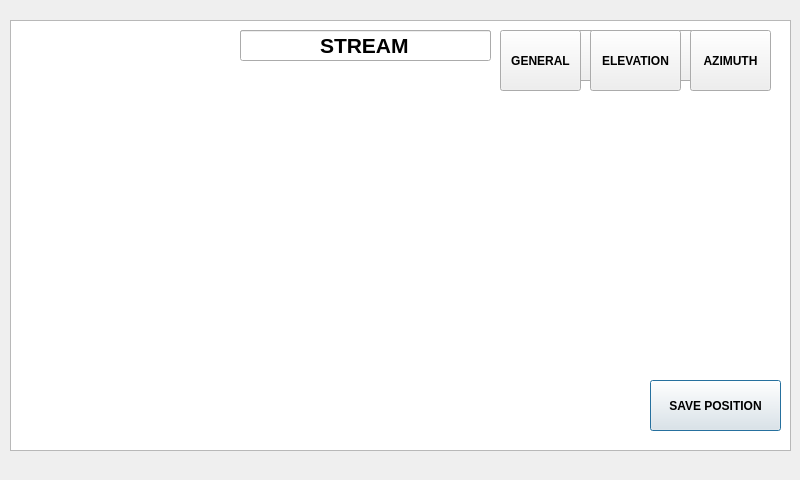
<?xml version="1.0" encoding="UTF-8"?>
<ui version="4.0">
 <class>AfficheSolutions</class>
 <widget class="QDialog" name="AfficheSolutions">
  <property name="geometry">
   <rect>
    <x>0</x>
    <y>0</y>
    <width>800</width>
    <height>480</height>
   </rect>
  </property>
  <property name="windowTitle">
   <string>Rover Solutions</string>
  </property>
  <widget class="QGraphicsView" name="AfficheSolutionsgraphicsView">
   <property name="geometry">
    <rect>
     <x>10</x>
     <y>20</y>
     <width>781</width>
     <height>431</height>
    </rect>
   </property>
   <property name="autoFillBackground">
    <bool>false</bool>
   </property>
   <property name="backgroundBrush">
    <brush brushstyle="NoBrush">
     <color alpha="0">
      <red>0</red>
      <green>0</green>
      <blue>0</blue>
     </color>
    </brush>
   </property>
   <property name="foregroundBrush">
    <brush brushstyle="NoBrush">
     <color alpha="0">
      <red>0</red>
      <green>0</green>
      <blue>0</blue>
     </color>
    </brush>
   </property>
  </widget>
  <widget class="QLineEdit" name="lineEditStatut">
   <property name="enabled">
    <bool>true</bool>
   </property>
   <property name="geometry">
    <rect>
     <x>310</x>
     <y>30</y>
     <width>113</width>
     <height>27</height>
    </rect>
   </property>
   <property name="font">
    <font>
     <pointsize>16</pointsize>
     <weight>75</weight>
     <bold>true</bold>
    </font>
   </property>
   <property name="text">
    <string>Status</string>
   </property>
   <property name="alignment">
    <set>Qt::AlignCenter</set>
   </property>
   <property name="dragEnabled">
    <bool>false</bool>
   </property>
   <property name="readOnly">
    <bool>true</bool>
   </property>
  </widget>
  <widget class="QLineEdit" name="lineEditPositionXYZ">
   <property name="enabled">
    <bool>true</bool>
   </property>
   <property name="geometry">
    <rect>
     <x>50</x>
     <y>160</y>
     <width>113</width>
     <height>27</height>
    </rect>
   </property>
   <property name="text">
    <string>Rover Single:</string>
   </property>
   <property name="dragEnabled">
    <bool>false</bool>
   </property>
   <property name="readOnly">
    <bool>true</bool>
   </property>
  </widget>
  <widget class="QLineEdit" name="lineEditPositionX">
   <property name="enabled">
    <bool>true</bool>
   </property>
   <property name="geometry">
    <rect>
     <x>180</x>
     <y>160</y>
     <width>191</width>
     <height>27</height>
    </rect>
   </property>
   <property name="text">
    <string/>
   </property>
   <property name="dragEnabled">
    <bool>false</bool>
   </property>
   <property name="readOnly">
    <bool>true</bool>
   </property>
  </widget>
  <widget class="QLineEdit" name="lineEditPositionY">
   <property name="enabled">
    <bool>true</bool>
   </property>
   <property name="geometry">
    <rect>
     <x>180</x>
     <y>200</y>
     <width>191</width>
     <height>27</height>
    </rect>
   </property>
   <property name="text">
    <string/>
   </property>
   <property name="dragEnabled">
    <bool>false</bool>
   </property>
   <property name="readOnly">
    <bool>true</bool>
   </property>
  </widget>
  <widget class="QLineEdit" name="lineEditPositionZ">
   <property name="enabled">
    <bool>true</bool>
   </property>
   <property name="geometry">
    <rect>
     <x>180</x>
     <y>240</y>
     <width>191</width>
     <height>27</height>
    </rect>
   </property>
   <property name="text">
    <string/>
   </property>
   <property name="dragEnabled">
    <bool>false</bool>
   </property>
   <property name="readOnly">
    <bool>true</bool>
   </property>
  </widget>
  <widget class="QLineEdit" name="lineEditPositionH">
   <property name="enabled">
    <bool>true</bool>
   </property>
   <property name="geometry">
    <rect>
     <x>180</x>
     <y>360</y>
     <width>191</width>
     <height>27</height>
    </rect>
   </property>
   <property name="text">
    <string/>
   </property>
   <property name="dragEnabled">
    <bool>false</bool>
   </property>
   <property name="readOnly">
    <bool>true</bool>
   </property>
  </widget>
  <widget class="QLineEdit" name="lineEditPositionLat">
   <property name="enabled">
    <bool>true</bool>
   </property>
   <property name="geometry">
    <rect>
     <x>180</x>
     <y>280</y>
     <width>191</width>
     <height>27</height>
    </rect>
   </property>
   <property name="text">
    <string/>
   </property>
   <property name="dragEnabled">
    <bool>false</bool>
   </property>
   <property name="readOnly">
    <bool>true</bool>
   </property>
  </widget>
  <widget class="QLineEdit" name="lineEditPositionLong">
   <property name="enabled">
    <bool>true</bool>
   </property>
   <property name="geometry">
    <rect>
     <x>180</x>
     <y>320</y>
     <width>191</width>
     <height>27</height>
    </rect>
   </property>
   <property name="text">
    <string/>
   </property>
   <property name="dragEnabled">
    <bool>false</bool>
   </property>
   <property name="readOnly">
    <bool>true</bool>
   </property>
  </widget>
  <widget class="QLineEdit" name="lineEditPositionLLH">
   <property name="enabled">
    <bool>true</bool>
   </property>
   <property name="geometry">
    <rect>
     <x>50</x>
     <y>280</y>
     <width>113</width>
     <height>27</height>
    </rect>
   </property>
   <property name="text">
    <string>Rover Fixed:</string>
   </property>
   <property name="dragEnabled">
    <bool>false</bool>
   </property>
   <property name="readOnly">
    <bool>true</bool>
   </property>
  </widget>
  <widget class="QLineEdit" name="lineEditRunningTime">
   <property name="enabled">
    <bool>true</bool>
   </property>
   <property name="geometry">
    <rect>
     <x>50</x>
     <y>70</y>
     <width>113</width>
     <height>27</height>
    </rect>
   </property>
   <property name="text">
    <string>Time to run:</string>
   </property>
   <property name="dragEnabled">
    <bool>false</bool>
   </property>
   <property name="readOnly">
    <bool>true</bool>
   </property>
  </widget>
  <widget class="QLineEdit" name="lineEditTimeToRun">
   <property name="enabled">
    <bool>true</bool>
   </property>
   <property name="geometry">
    <rect>
     <x>180</x>
     <y>70</y>
     <width>191</width>
     <height>27</height>
    </rect>
   </property>
   <property name="text">
    <string/>
   </property>
   <property name="dragEnabled">
    <bool>false</bool>
   </property>
   <property name="readOnly">
    <bool>true</bool>
   </property>
  </widget>
  <widget class="QLineEdit" name="lineEditPositioningMode">
   <property name="enabled">
    <bool>true</bool>
   </property>
   <property name="geometry">
    <rect>
     <x>50</x>
     <y>110</y>
     <width>113</width>
     <height>27</height>
    </rect>
   </property>
   <property name="text">
    <string>Pos Mode:</string>
   </property>
   <property name="dragEnabled">
    <bool>false</bool>
   </property>
   <property name="readOnly">
    <bool>true</bool>
   </property>
  </widget>
  <widget class="QLineEdit" name="lineEditModePosition">
   <property name="enabled">
    <bool>true</bool>
   </property>
   <property name="geometry">
    <rect>
     <x>180</x>
     <y>110</y>
     <width>191</width>
     <height>27</height>
    </rect>
   </property>
   <property name="text">
    <string/>
   </property>
   <property name="dragEnabled">
    <bool>false</bool>
   </property>
   <property name="readOnly">
    <bool>true</bool>
   </property>
  </widget>
  <widget class="QLineEdit" name="lineEditSatellites">
   <property name="enabled">
    <bool>true</bool>
   </property>
   <property name="geometry">
    <rect>
     <x>240</x>
     <y>30</y>
     <width>251</width>
     <height>27</height>
    </rect>
   </property>
   <property name="font">
    <font>
     <pointsize>16</pointsize>
     <weight>75</weight>
     <bold>true</bold>
    </font>
   </property>
   <property name="text">
    <string>Available satellites</string>
   </property>
   <property name="alignment">
    <set>Qt::AlignCenter</set>
   </property>
   <property name="dragEnabled">
    <bool>false</bool>
   </property>
   <property name="readOnly">
    <bool>true</bool>
   </property>
  </widget>
  <widget class="QLineEdit" name="lineEditSatRover">
   <property name="enabled">
    <bool>true</bool>
   </property>
   <property name="geometry">
    <rect>
     <x>390</x>
     <y>160</y>
     <width>311</width>
     <height>27</height>
    </rect>
   </property>
   <property name="text">
    <string/>
   </property>
   <property name="dragEnabled">
    <bool>false</bool>
   </property>
   <property name="readOnly">
    <bool>true</bool>
   </property>
  </widget>
  <widget class="QLineEdit" name="lineEditStream">
   <property name="enabled">
    <bool>true</bool>
   </property>
   <property name="geometry">
    <rect>
     <x>240</x>
     <y>30</y>
     <width>251</width>
     <height>31</height>
    </rect>
   </property>
   <property name="font">
    <font>
     <pointsize>16</pointsize>
     <weight>75</weight>
     <bold>true</bold>
    </font>
   </property>
   <property name="text">
    <string>STREAM</string>
   </property>
   <property name="alignment">
    <set>Qt::AlignCenter</set>
   </property>
   <property name="dragEnabled">
    <bool>false</bool>
   </property>
   <property name="readOnly">
    <bool>true</bool>
   </property>
  </widget>
  <widget class="QProgressBar" name="progressBarSatellites">
   <property name="geometry">
    <rect>
     <x>40</x>
     <y>32</y>
     <width>191</width>
     <height>23</height>
    </rect>
   </property>
   <property name="maximum">
    <number>32</number>
   </property>
   <property name="value">
    <number>0</number>
   </property>
  </widget>
  <widget class="QPushButton" name="PushButtonSauvegarde">
   <property name="geometry">
    <rect>
     <x>650</x>
     <y>380</y>
     <width>131</width>
     <height>51</height>
    </rect>
   </property>
   <property name="font">
    <font>
     <weight>75</weight>
     <bold>true</bold>
    </font>
   </property>
   <property name="text">
    <string>SAVE POSITION</string>
   </property>
  </widget>
  <widget class="QLineEdit" name="lineEditSolutionStatus1">
   <property name="enabled">
    <bool>true</bool>
   </property>
   <property name="geometry">
    <rect>
     <x>390</x>
     <y>110</y>
     <width>113</width>
     <height>27</height>
    </rect>
   </property>
   <property name="text">
    <string>Solution status:</string>
   </property>
   <property name="dragEnabled">
    <bool>false</bool>
   </property>
   <property name="readOnly">
    <bool>true</bool>
   </property>
  </widget>
  <widget class="QLineEdit" name="lineEditSolutionStatus2">
   <property name="enabled">
    <bool>true</bool>
   </property>
   <property name="geometry">
    <rect>
     <x>520</x>
     <y>110</y>
     <width>191</width>
     <height>27</height>
    </rect>
   </property>
   <property name="text">
    <string/>
   </property>
   <property name="dragEnabled">
    <bool>false</bool>
   </property>
   <property name="readOnly">
    <bool>true</bool>
   </property>
  </widget>
  <widget class="QCustomPlot" name="widget" native="true">
   <property name="geometry">
    <rect>
     <x>40</x>
     <y>70</y>
     <width>701</width>
     <height>371</height>
    </rect>
   </property>
  </widget>
  <widget class="QLineEdit" name="MessageUserlineEdit">
   <property name="geometry">
    <rect>
     <x>50</x>
     <y>400</y>
     <width>551</width>
     <height>27</height>
    </rect>
   </property>
  </widget>
  <widget class="QLineEdit" name="lineEditSatBase">
   <property name="enabled">
    <bool>true</bool>
   </property>
   <property name="geometry">
    <rect>
     <x>390</x>
     <y>200</y>
     <width>311</width>
     <height>27</height>
    </rect>
   </property>
   <property name="text">
    <string/>
   </property>
   <property name="dragEnabled">
    <bool>false</bool>
   </property>
   <property name="readOnly">
    <bool>true</bool>
   </property>
  </widget>
  <widget class="QLineEdit" name="lineEditSatValides">
   <property name="enabled">
    <bool>true</bool>
   </property>
   <property name="geometry">
    <rect>
     <x>390</x>
     <y>240</y>
     <width>311</width>
     <height>27</height>
    </rect>
   </property>
   <property name="text">
    <string>Valides Satellites</string>
   </property>
   <property name="dragEnabled">
    <bool>false</bool>
   </property>
   <property name="readOnly">
    <bool>true</bool>
   </property>
  </widget>
  <widget class="QPushButton" name="pushButtonXYZ">
   <property name="geometry">
    <rect>
     <x>670</x>
     <y>30</y>
     <width>71</width>
     <height>51</height>
    </rect>
   </property>
   <property name="font">
    <font>
     <weight>75</weight>
     <bold>true</bold>
    </font>
   </property>
   <property name="text">
    <string>XYZ</string>
   </property>
   <attribute name="buttonGroup">
    <string notr="true">buttonGroup</string>
   </attribute>
  </widget>
  <widget class="QPushButton" name="pushButtonLLH">
   <property name="geometry">
    <rect>
     <x>570</x>
     <y>30</y>
     <width>71</width>
     <height>51</height>
    </rect>
   </property>
   <property name="font">
    <font>
     <weight>75</weight>
     <bold>true</bold>
    </font>
   </property>
   <property name="text">
    <string>LLH</string>
   </property>
   <attribute name="buttonGroup">
    <string notr="true">buttonGroup</string>
   </attribute>
  </widget>
  <widget class="QPushButton" name="pushButtonSat1">
   <property name="geometry">
    <rect>
     <x>500</x>
     <y>30</y>
     <width>81</width>
     <height>61</height>
    </rect>
   </property>
   <property name="font">
    <font>
     <weight>75</weight>
     <bold>true</bold>
    </font>
   </property>
   <property name="text">
    <string>GENERAL</string>
   </property>
  </widget>
  <widget class="QPushButton" name="pushButtonSat2">
   <property name="geometry">
    <rect>
     <x>590</x>
     <y>30</y>
     <width>91</width>
     <height>61</height>
    </rect>
   </property>
   <property name="font">
    <font>
     <weight>75</weight>
     <bold>true</bold>
    </font>
   </property>
   <property name="text">
    <string>ELEVATION</string>
   </property>
  </widget>
  <widget class="QPushButton" name="pushButtonSat3">
   <property name="geometry">
    <rect>
     <x>690</x>
     <y>30</y>
     <width>81</width>
     <height>61</height>
    </rect>
   </property>
   <property name="font">
    <font>
     <weight>75</weight>
     <bold>true</bold>
    </font>
   </property>
   <property name="text">
    <string>AZIMUTH</string>
   </property>
  </widget>
  <widget class="QLineEdit" name="lineEditPosEvol">
   <property name="enabled">
    <bool>true</bool>
   </property>
   <property name="geometry">
    <rect>
     <x>240</x>
     <y>30</y>
     <width>251</width>
     <height>27</height>
    </rect>
   </property>
   <property name="font">
    <font>
     <pointsize>16</pointsize>
     <weight>75</weight>
     <bold>true</bold>
    </font>
   </property>
   <property name="text">
    <string>Position evolution</string>
   </property>
   <property name="alignment">
    <set>Qt::AlignCenter</set>
   </property>
   <property name="dragEnabled">
    <bool>false</bool>
   </property>
   <property name="readOnly">
    <bool>true</bool>
   </property>
  </widget>
  <zorder>lineEditPosEvol</zorder>
  <zorder>widget</zorder>
  <zorder>lineEditPositionXYZ</zorder>
  <zorder>lineEditPositionX</zorder>
  <zorder>lineEditPositionY</zorder>
  <zorder>lineEditPositionZ</zorder>
  <zorder>lineEditPositionH</zorder>
  <zorder>lineEditPositionLat</zorder>
  <zorder>lineEditPositionLong</zorder>
  <zorder>lineEditPositionLLH</zorder>
  <zorder>lineEditRunningTime</zorder>
  <zorder>lineEditTimeToRun</zorder>
  <zorder>lineEditPositioningMode</zorder>
  <zorder>lineEditModePosition</zorder>
  <zorder>lineEditSatRover</zorder>
  <zorder>progressBarSatellites</zorder>
  <zorder>lineEditSolutionStatus1</zorder>
  <zorder>lineEditSolutionStatus2</zorder>
  <zorder>MessageUserlineEdit</zorder>
  <zorder>lineEditSatBase</zorder>
  <zorder>lineEditSatValides</zorder>
  <zorder>AfficheSolutionsgraphicsView</zorder>
  <zorder>lineEditSatellites</zorder>
  <zorder>lineEditStatut</zorder>
  <zorder>lineEditStream</zorder>
  <zorder>pushButtonLLH</zorder>
  <zorder>pushButtonXYZ</zorder>
  <zorder>PushButtonSauvegarde</zorder>
  <zorder>pushButtonSat1</zorder>
  <zorder>pushButtonSat2</zorder>
  <zorder>pushButtonSat3</zorder>
 </widget>
 <customwidgets>
  <customwidget>
   <class>QCustomPlot</class>
   <extends>QWidget</extends>
   <header>qcustomplot.h</header>
   <container>1</container>
  </customwidget>
 </customwidgets>
 <resources/>
 <connections/>
 <buttongroups>
  <buttongroup name="buttonGroup"/>
 </buttongroups>
</ui>
